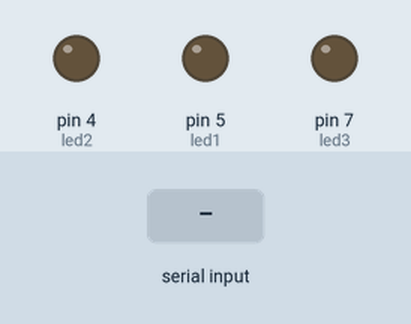
A sketch run on a simulated Arduino Uno, built with avr-gcc and run on an emulated ATmega328P. Shown: output pins drawn as LEDs (lit = HIGH). Inputs (shaded band) come from the test bench.

Above: at 1.2 s.
1.3 s: "10\n" received over Serial
At 1.7 s:
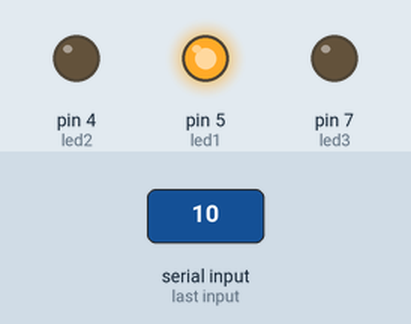
2.8 s: "11\n" received over Serial
At 4.0 s:
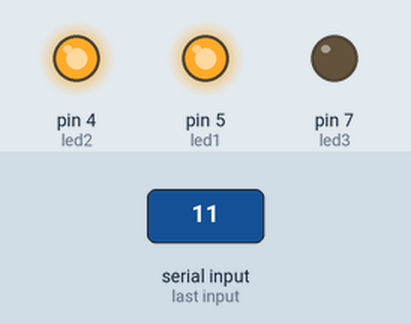
4.3 s: "00\n" received over Serial
At 5.2 s:
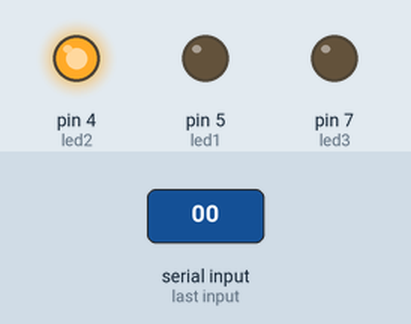
5.8 s: "111\n" received over Serial
At 6.4 s:
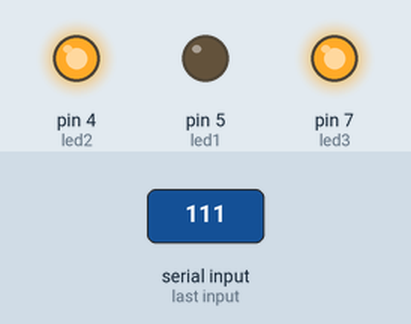
7.3 s: "01\n" received over Serial
At 8.5 s:
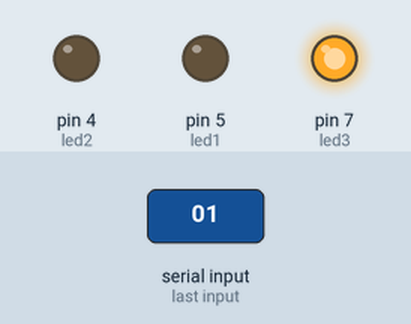
8.8 s: "011\n" received over Serial
At 9.8 s:
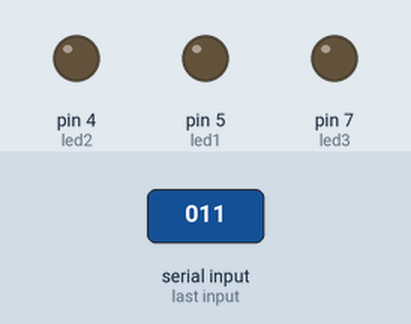
Timing chart, 0 to 11.3 s (numbered marks = the images above; inputs shaded):
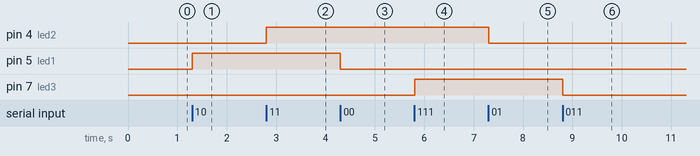

Measured:
- after the input at 1.3 s, pin 5 (led1): LOW → HIGH at once
- after the input at 2.8 s, pin 4 (led2): LOW → HIGH at once
- after the input at 4.3 s, pin 5 (led1): HIGH → LOW at once
- after the input at 5.8 s, pin 7 (led3): LOW → HIGH at once
- after the input at 7.3 s, pin 4 (led2): HIGH → LOW at once
- after the input at 8.8 s, pin 7 (led3): HIGH → LOW at once

The sketch:

recepteur_sketch.ino
```cpp
#define led1 5
#define led2 4
#define led3 7

void setup() {
  pinMode(led1, OUTPUT);
  pinMode(led2, OUTPUT);
  pinMode(led3, OUTPUT);
  Serial.begin(9600);
}

void loop() {
  if (Serial.available()) {

    String commande = Serial.readStringUntil('\n');


    if (commande.length() == 6) { // Expecting exactly "100111" or similar
      String s1 = commande.substring(0, 2);
      String s2 = commande.substring(2, 4);
      String s3 = commande.substring(4, 6);
    }
    if (commande.equals("10")) {
      digitalWrite(led1, HIGH);
    } else if (commande == "00") {
      digitalWrite(led1, LOW);
    }

    if (commande.equals("11")) {
      digitalWrite(led2, HIGH);
    } else if (commande.equals("01") ){
      digitalWrite(led2, LOW);
    }

    if (commande.equals("111")) {
      digitalWrite(led3, HIGH);
    } else if (commande.equals("011")) {
      digitalWrite(led3, LOW);
    }


  }

}
```
